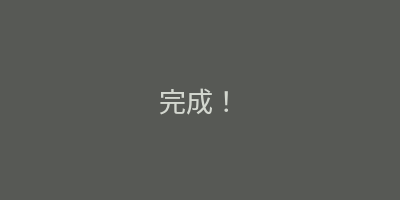
<?xml version="1.0" encoding="UTF-8"?>
<ui version="4.0">
 <class>LockDialog</class>
 <widget class="QWidget" name="LockDialog">
  <property name="geometry">
   <rect>
    <x>0</x>
    <y>0</y>
    <width>400</width>
    <height>200</height>
   </rect>
  </property>
  <property name="minimumSize">
   <size>
    <width>0</width>
    <height>0</height>
   </size>
  </property>
  <property name="maximumSize">
   <size>
    <width>16777215</width>
    <height>16777215</height>
   </size>
  </property>
  <property name="windowTitle">
   <string>Lock</string>
  </property>
  <property name="styleSheet">
   <string notr="true">background-color: rgba(85, 87, 83,200);</string>
  </property>
  <widget class="QLabel" name="label">
   <property name="geometry">
    <rect>
     <x>-1</x>
     <y>-1</y>
     <width>401</width>
     <height>201</height>
    </rect>
   </property>
   <property name="font">
    <font>
     <pointsize>20</pointsize>
    </font>
   </property>
   <property name="styleSheet">
    <string notr="true">color: rgb(211, 215, 207);</string>
   </property>
   <property name="text">
    <string>完成！</string>
   </property>
   <property name="alignment">
    <set>Qt::AlignCenter</set>
   </property>
  </widget>
 </widget>
 <resources/>
 <connections/>
</ui>
